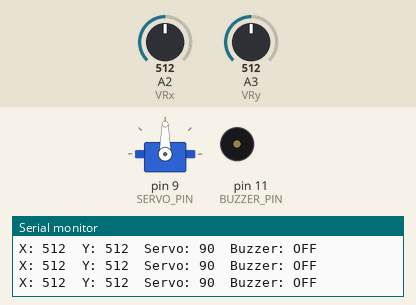
This sketch was run on a simulated Arduino Uno, built with avr-gcc and run on an emulated ATmega328P. Shown: servo, buzzer (waves = sounding), the last lines printed to the serial monitor. The test bench sets the inputs (shaded band); at power-on: A2 (VRx) = 512, A3 (VRy) = 512.

Above: at 1.2 s.
1.3 s: A2 (VRx) set to 716
At 1.6 s:
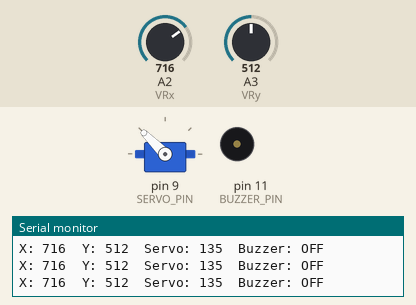
2.8 s: A2 (VRx) set to 900
At 3.2 s:
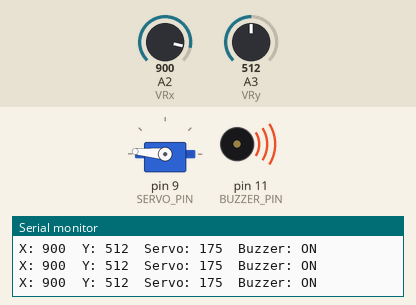
4.3 s: A2 (VRx) set to 306
At 5.5 s:
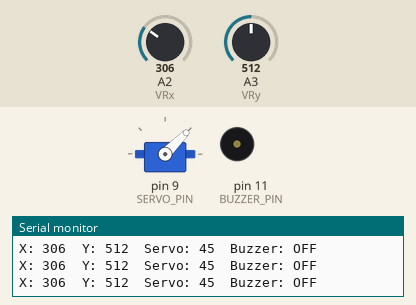
5.8 s: A2 (VRx) set to 122
At 7.0 s:
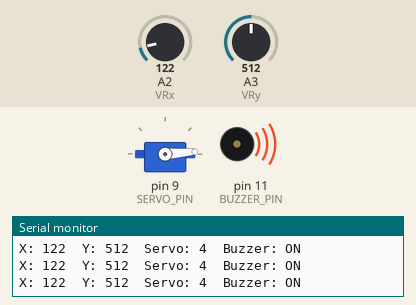
7.3 s: A3 (VRy) set to 106
8.8 s: A3 (VRy) set to 92
Timing chart, 0 to 11.8 s (numbered marks = the images above; inputs shaded):
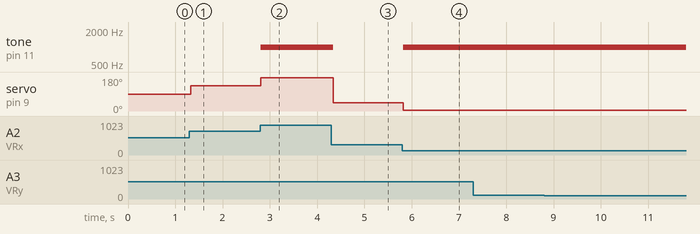

Measured:
- after the input at 1.3 s, servo on pin 9 (SERVO_PIN): 90° → 135° at once
- after the input at 2.8 s, tone on pin 11 (BUZZER_PIN): silent → 1000 Hz at once; servo on pin 9 (SERVO_PIN): 135° → 175° at once
- after the input at 4.3 s, tone on pin 11 (BUZZER_PIN): 1000 Hz → silent at once; servo on pin 9 (SERVO_PIN): 175° → 45° at once
- after the input at 5.8 s, tone on pin 11 (BUZZER_PIN): silent → 1000 Hz at once; servo on pin 9 (SERVO_PIN): 45° → 4° at once

The sketch:

sketch_oct8a.ino
```cpp
#include <Servo.h>

// --- Joystick pins ---
#define VRx A2
#define VRy A3
#define JOY_VCC 7   // Digital pin supplying 5V to joystick
#define JOY_GND 6   // Digital pin acting as GND for joystick

// --- Servo and buzzer pins ---
#define SERVO_PIN 9
#define BUZZER_PIN 11

Servo myservo;

// --- Joystick calibration values ---
// (Adjust these after testing with Serial Monitor)
const int JOY_MIN = 100;   // Minimum analog value (joystick fully left)
const int JOY_MAX = 920;   // Maximum analog value (joystick fully right)

void setup() {
  Serial.begin(9600);

  // --- Power the joystick using digital pins ---
  pinMode(JOY_VCC, OUTPUT);
  pinMode(JOY_GND, OUTPUT);
  digitalWrite(JOY_VCC, HIGH); // A "software" 5V
  digitalWrite(JOY_GND, LOW);  // A "software" GND

  // --- Setup servo ---
  myservo.attach(SERVO_PIN);

  // --- Setup buzzer ---
  pinMode(BUZZER_PIN, OUTPUT);
  digitalWrite(BUZZER_PIN, LOW);
}

void loop() {
  // --- Read joystick values ---
  int x_val = analogRead(VRx);
  int y_val = analogRead(VRy);

  // --- Map X-axis to servo angle using calibration values ---
  int angle = map(x_val, JOY_MIN, JOY_MAX, 0, 180);

  // --- Limit angle to safe range ---
  angle = constrain(angle, 0, 180);

  // --- Move servo ---
  myservo.write(angle);

  // --- Buzzer feedback: warn near ends ---
  if (angle < 15 || angle > 165) {
    tone(BUZZER_PIN, 1000);  // 1 kHz tone
  } else {
    noTone(BUZZER_PIN);
  }

  // --- Debug info ---
  Serial.print("X: "); Serial.print(x_val);
  Serial.print("\tY: "); Serial.print(y_val);
  Serial.print("\tServo: "); Serial.print(angle);
  Serial.print("\tBuzzer: ");
  Serial.println((angle < 15 || angle > 165) ? "ON" : "OFF");

  delay(50);  // Slight delay for stability
}
```
